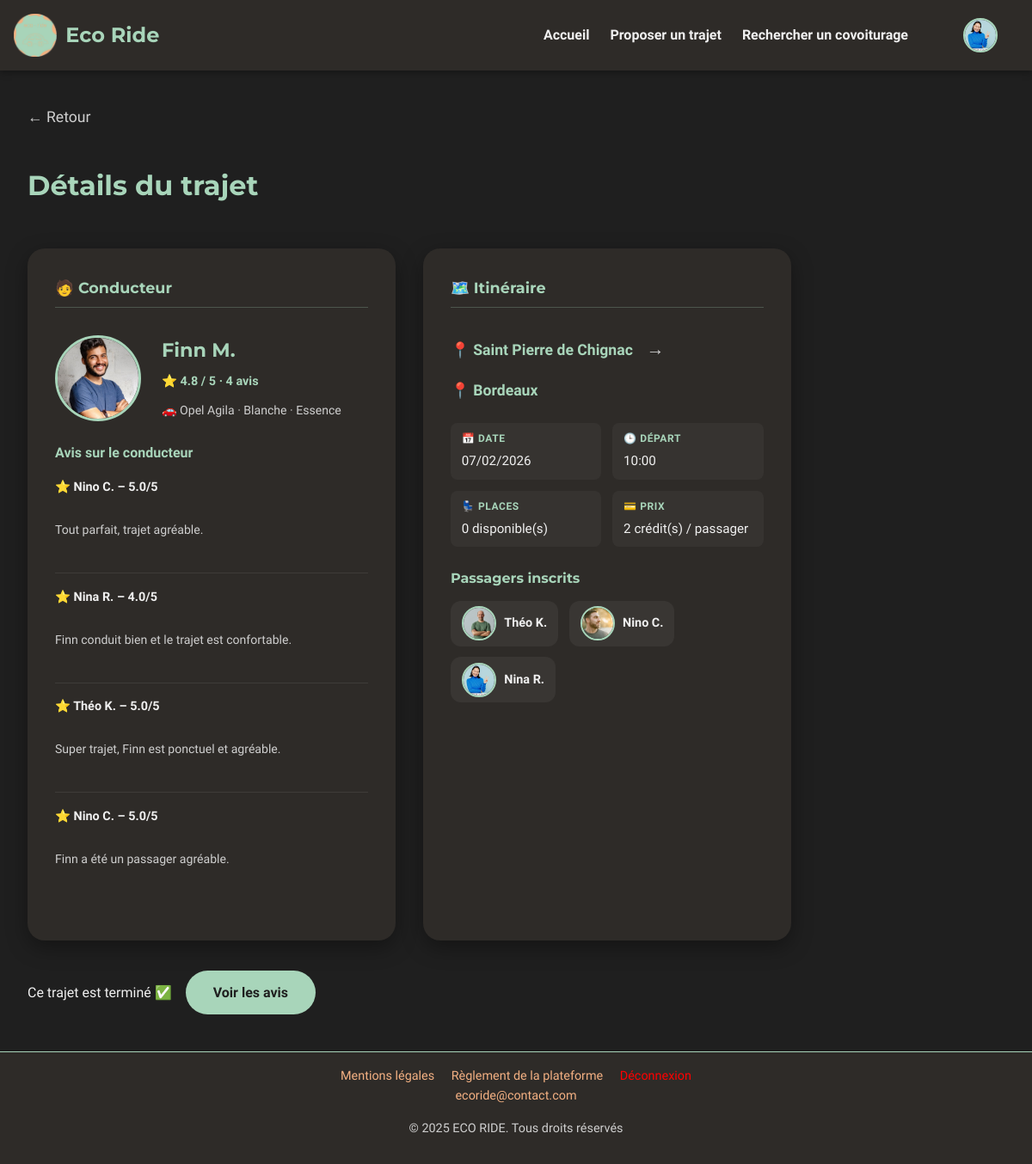
The page /PROJET/UTILISATEUR/USR-details-trajet.php?id=3 (signed in) on the database its author committed.
### tables this page shows
CREATE TABLE `trajets` (
  `id` int(11) NOT NULL,
  `id_conducteur` int(11) NOT NULL,
  `depart` varchar(255) NOT NULL,
  `arrivee` varchar(255) NOT NULL,
  `etapes` text DEFAULT NULL,
  `commentaire` text DEFAULT NULL,
  `date_depart` date NOT NULL,
  `heure_depart` time NOT NULL,
  `heure_arrivee` time DEFAULT NULL,
  `vehicule_id` int(11) DEFAULT NULL,
  `places_disponibles` int(11) DEFAULT 1,
  `prix` int(11) NOT NULL DEFAULT 2,
  `statut` enum('publie','complet','annule','termine','en_cours') DEFAULT 'publie'
);

CREATE TABLE `utilisateurs` (
  `id` int(11) NOT NULL,
  `nom` varchar(100) NOT NULL,
  `prenom` varchar(100) NOT NULL,
  `email` varchar(150) DEFAULT NULL,
  `mot_de_passe` varchar(255) NOT NULL,
  `role` enum('passager','conducteur','passager-conducteur') NOT NULL,
  `date_naissance` date DEFAULT NULL,
  `bio` text DEFAULT NULL,
  `credits` int(11) DEFAULT 0,
  `date_inscription` datetime DEFAULT current_timestamp(),
  `photo` varchar(255) DEFAULT 'default.jpg',
  `driver_completed` tinyint(1) DEFAULT 0,
  `profile_completed` tinyint(1) DEFAULT 0,
  `suspendu` tinyint(1) NOT NULL DEFAULT 0
);

CREATE TABLE `vehicules` (
  `vehicule_id` int(11) NOT NULL,
  `id_utilisateur` int(11) NOT NULL,
  `plaque` varchar(20) NOT NULL,
  `date_premiere_immat` date DEFAULT NULL,
  `marque` varchar(50) DEFAULT NULL,
  `modele` varchar(50) DEFAULT NULL,
  `couleur` varchar(50) DEFAULT NULL,
  `carburant` varchar(50) DEFAULT NULL,
  `places` int(11) DEFAULT 4,
  `animaux_acceptes` enum('oui','non') DEFAULT 'non',
  `fumeur` enum('oui','non') DEFAULT 'non',
  `musique` varchar(50) DEFAULT NULL
);

CREATE TABLE `avis` (
  `id` int(11) NOT NULL,
  `id_trajet` int(11) NOT NULL,
  `id_auteur` int(11) NOT NULL,
  `id_destinataire` int(11) NOT NULL,
  `note` decimal(2,1) DEFAULT NULL,
  `commentaire` text DEFAULT NULL,
  `date_creation` datetime DEFAULT current_timestamp(),
  `statut` enum('en_attente','valide','refuse') NOT NULL DEFAULT 'en_attente'
);

### PROJET/PHP/details_trajet.php (called while the page is built, shortened)
<?php
include('connexion.php');
$id_trajet = (int) $_GET['id'];
$stmt = $bdd->prepare("
    SELECT
        t.*,
        u.id AS id_conducteur,
        u.nom AS nom_conducteur,
        u.prenom AS prenom_conducteur,
        u.photo AS photo_conducteur,
        v.marque,
        v.modele,
        v.couleur,
        v.carburant
    FROM trajets t
    JOIN utilisateurs u ON t.id_conducteur = u.id
    LEFT JOIN vehicules v ON t.vehicule_id = v.vehicule_id
    WHERE t.id = :id
");
$stmt->execute([':id' => $id_trajet]);
$trajet = $stmt->fetch(PDO::FETCH_ASSOC);
$stmt = $bdd->prepare("
    SELECT
        u.id,
        u.prenom,
        u.nom,
        u.photo
    FROM trajets_passagers tp
    JOIN utilisateurs u ON tp.id_passager = u.id
    WHERE tp.id_trajet = :id
    AND tp.statut IN ('reserve', 'termine', 'valide', 'litige', 'avis_laisse')
");
$stmt->execute([':id' => $id_trajet]);
$passagers = $stmt->fetchAll(PDO::FETCH_ASSOC);
$stmt = $bdd->prepare("
    SELECT
        a.note,
        a.commentaire,
        u.prenom,
        u.nom
    FROM avis a
    JOIN utilisateurs u ON a.id_auteur = u.id
    WHERE a.id_destinataire = :id_conducteur
    AND a.statut = 'valide'
    ORDER BY a.date_creation DESC
");
$stmt->execute([
    ':id_conducteur' => $trajet['id_conducteur']
]);
$avis = $stmt->fetchAll(PDO::FETCH_ASSOC);
$nb_avis = count($avis);
if ($nb_avis > 0) {
    $total = array_sum(array_column($avis, 'note'));
    $note_moyenne = round($total / $nb_avis, 1);
}

### PROJET/UTILISATEUR/USR-details-trajet.php (the view, shortened to what this page needs)
<?php
require_once __DIR__ . '/../PHP/details_trajet.php';
$date_fmt          = date('d/m/Y', strtotime($trajet['date_depart']));
$heure_depart_fmt  = substr($trajet['heure_depart'], 0, 5);
$trajetDateTime = new DateTime($trajet['date_depart'] . ' ' . $trajet['heure_depart']);
$now            = new DateTime();
$isPast         = $trajetDateTime < $now || $trajet['statut'] === 'termine';
?>
<!DOCTYPE html>
<html lang="fr">
<head>
    <link rel="stylesheet" href="../CSS/style_global.css">
    <link rel="stylesheet" href="../CSS/CSS UTILISATEUR/USR-details-trajets.css">
</head>
<body>
<?php include('../COMPONENTS/COMP-header.php'); ?>
<main>
    <a href="USR-recherche_trajet.php" class="back-arrow">← Retour</a>
    <h1 class="page-title">Détails du trajet</h1>
    <div class="cards-wrapper">
        <section class="card driver-card">
            <h3 class="card-title">🧑 Conducteur</h3>
            <div class="driver-main">
                <img src="../../IMAGES/profiles/<?= htmlspecialchars($trajet['photo_conducteur'] ?? 'default.jpg') ?>"
                     alt="Photo du conducteur" class="driver-photo-lg">
                <div class="driver-infos">
                    <h2><?= htmlspecialchars($trajet['prenom_conducteur'] . ' ' . $trajet['nom_conducteur']) ?></h2>
                    <p class="driver-rating">
                        <?php if ($nb_avis > 0): ?>
                            ⭐ <?= $note_moyenne ?> / 5 · <?= $nb_avis ?> avis
                        <?php else: ?>
                            Aucun avis pour le moment
                        <?php endif; ?>
                    </p>
                    <p class="driver-car">
                        🚗 <?= htmlspecialchars($trajet['marque'] . ' ' . $trajet['modele']) ?> ·
                        <?= htmlspecialchars($trajet['couleur']) ?> ·
                        <?= htmlspecialchars($trajet['carburant']) ?>
                    </p>
                </div>
            </div>
            <div id="driver-reviews" class="driver-reviews">
                <h4>Avis sur le conducteur</h4>
                <?php if (empty($avis)): ?>
                    <p class="empty">Aucun avis pour le moment.</p>
                <?php else: ?>
                    <?php foreach ($avis as $a): ?>
                        <div class="review">
                            <p class="review-author">⭐ <?= htmlspecialchars($a['prenom'] . ' ' . $a['nom']) ?> – <?= $a['note'] ?>/5</p>
                            <p class="review-text"><?= htmlspecialchars($a['commentaire']) ?></p>
                        </div>
                    <?php endforeach; ?>
                <?php endif; ?>
            </div>
        </section>
        <section class="card trajet-card">
            <h3 class="card-title">🗺️ Itinéraire</h3>
            <div class="trajet-path">
                <div class="ville">
                    <a href="https://www.google.com/maps/search/<?= urlencode($trajet['depart']) ?>" target="_blank">
                        📍 <?= htmlspecialchars($trajet['depart']) ?>
                    </a>
                </div>
                <span class="arrow">→</span>
                <div class="ville">
                    <a href="https://www.google.com/maps/search/<?= urlencode($trajet['arrivee']) ?>" target="_blank">
                        📍 <?= htmlspecialchars($trajet['arrivee']) ?>
                    </a>
                </div>
            </div>
            <div class="trajet-details">
                <div class="detail-item">
                    <span class="detail-label">📅 Date</span>
                    <span class="detail-value"><?= $date_fmt ?></span>
                </div>
                <div class="detail-item">
                    <span class="detail-label">🕒 Départ</span>
                    <span class="detail-value"><?= $heure_depart_fmt ?></span>
                </div>
                <div class="detail-item">
                    <span class="detail-label">💺 Places</span>
                    <span class="detail-value"><?= htmlspecialchars($trajet['places_disponibles']) ?> disponible(s)</span>
                </div>
                <div class="detail-item">
                    <span class="detail-label">💳 Prix</span>
                    <span class="detail-value"><?= (int)$trajet['prix'] ?> crédit(s) / passager</span>
                </div>
            </div>
            <div class="passengers-section">
                <h4>Passagers inscrits</h4>
                <?php if (empty($passagers)): ?>
                    <p>Aucun passager inscrit pour le moment.</p>
                <?php else: ?>
                    <div class="passengers-list">
                        <?php foreach ($passagers as $p): ?>
                            <a href="USR-profil.php?id=<?= (int)$p['id'] ?>" class="passenger-card">
                                <img src="../../IMAGES/profiles/<?= htmlspecialchars($p['photo'] ?? 'default.jpg') ?>" alt="<?= htmlspecialchars($p['prenom']) ?>" class="passenger-photo">
                                <p class="passenger-name"><?= htmlspecialchars($p['prenom'] . ' ' . $p['nom']) ?></p>
                            </a>
                        <?php endforeach; ?>
                    </div>
                <?php endif; ?>
            </div>
        </section>
    </div>
    <div class="cta-container">
        <?php if ($isPast): ?>
            <p>Ce trajet est terminé ✅</p>
            <?php if (!empty($avis)): ?>
                <a href="#driver-reviews" class="cta-reserver">Voir les avis</a>
            <?php endif; ?>
        <?php endif; ?>
    </div>
</main>
<?php include('../COMPONENTS/COMP-footer.php'); ?>
</body>
</html>

### PROJET/COMPONENTS/COMP-header.php (shortened to what this page needs)
<?php
$isLoggedIn = isset($_SESSION['user_id']);
$photo = $_SESSION['photo'] ?? 'default.jpg';
if ($isLoggedIn) {
    $profilLink = '../UTILISATEUR/USR-infos-perso.php';
} else {
    $profilLink = '../UTILISATEUR/USR-connexion-inscription.php?redirect=../UTILISATEUR/USR-infos-perso.php';
}
?>
<header>
    <div class="header-employe">
        <div class="header-bottom">
            <div class="logo">
                <a href="../UTILISATEUR/USR-index.php" class="logo-link">
                    <img src="../../IMAGES/logo.png" alt="Logo Eco Ride">
                    <span class="logo-text">Eco Ride</span>
                </a>
            </div>
            <div class="user-profile">
                <nav class="nav-container">
                    <a class="nav-links" href="../UTILISATEUR/USR-index.php">Accueil</a>
                    <a class="nav-links" href="../UTILISATEUR/USR-proposer-trajet.php">Proposer un trajet</a>
                    <a class="nav-links" href="../UTILISATEUR/USR-recherche_trajet.php">Rechercher un covoiturage</a>
                </nav>
                <div class="profil-container">
                    <div class="user-info">
                        <a href="<?= $profilLink ?>">
                            <img src="../../IMAGES/profiles/<?= htmlspecialchars($photo) ?>"
                                 alt="Photo de profil"
                                 class="photo-profil"
                                 id="profil-click">
                        </a>
                    </div>
                </div>
            </div>
        </div>
    </div>
</header>

### PROJET/COMPONENTS/COMP-footer.php (shortened to what this page needs)
<footer>
    <div class="footer-container">
        <a href="#">Mentions légales</a>
        <a href="#">Règlement de la plateforme</a>
            <?php
        if (isset($_SESSION['user_id'])) {
            echo '<a href="../UTILISATEUR/USR-deconnexion.php"
                    onclick="return confirm(\'Voulez-vous vraiment vous déconnecter ?\');"
                    style="color:red;">Déconnexion</a>';
        }
        ?>
    </div>
    <div class="footer-copyright">
<a href="mailto:ecoride@contact.com">ecoride@contact.com</a>        <p>&copy; 2025 ECO RIDE. Tous droits réservés</p>
    </div>
</footer>

### PROJET/CSS/style_global.css (style rules this page uses)
:root { --vert-doux: #a8d5ba; --orange-doux: #f4b183; --beige-fonce: #2e2b28; --gris-doux: #e0e0e0; --texte: #f0f0f0; --fond: #1f1f1f; --shadow: rgba(0, 0, 0, 0.3); }
main { display: flex; gap: 2rem; padding: 2rem 0.5rem; align-items: flex-start; }
* { box-sizing: border-box; }
html { scroll-behavior: smooth; }
body { font-family: 'Century Gothic', 'Montserrat', 'Quicksand', sans-serif; font-weight: 400; line-height: 1.6; background-color: var(--fond); color: var(--texte); margin: 0; padding: 80px 1.5rem 0 1.5rem; }
img { max-width: 100%; height: auto; display: block; }
.nav-container { display: flex; align-items: center; gap: 1.5rem; }
h1, h2, h3 { font-family: 'Montserrat', 'Century Gothic', sans-serif; color: var(--vert-doux); margin-top: 0; font-weight: 700; }
h1 { font-size: 2.5rem; margin-bottom: 0.75rem; }
h2 { font-size: 2rem; margin-bottom: 0.5rem; }
a { color: var(--orange-doux); text-decoration: none; transition: color 0.3s ease; }
.nav-links { color: var(--texte); text-decoration: none; }
section { max-width: 1100px; margin: 0 auto; padding: 2rem 1.5rem; }
section h2 { font-size: 2rem; margin-bottom: 1rem; color: var(--vert-doux); }
section p { font-family: 'Quicksand', sans-serif; font-size: 1rem; line-height: 1.8; margin-bottom: 1.5rem; }
footer { background-color: var(--beige-fonce); color: var(--gris-doux); text-align: center; padding: 1rem 2rem; font-size: 0.9rem; border-top: 1px solid var(--vert-doux); }
footer a { color: var(--orange-doux); text-decoration: none; margin: 0 0.5rem; }
a, button { transition: all 0.3s ease; }
.logo { max-height: 50px; overflow: hidden; display: flex; align-items: center; }
.logo-link { display: flex; align-items: center; text-decoration: none; color: var(--vert-doux); max-height: 50px; overflow: hidden; }
.logo-link img { height: auto; max-height: 50px; width: auto; max-width: 100px; object-fit: contain; margin-right: 10px; }
.logo-text { font-size: 1.5rem; font-weight: 700; font-family: 'Montserrat', 'Century Gothic', sans-serif; color: var(--vert-doux); }
.header-bottom { display: flex; justify-content: space-between; align-items: center; width: 100%; padding-right: 1.5rem; }
.photo-profil { height: 40px; width: 40px; border-radius: 50%; cursor: pointer; object-fit: cover; border: 2px solid var(--vert-doux); }
.profil-container { position: relative; margin-left: 1rem; }
.header-employe { background-color: var(--beige-fonce); display: flex; flex-direction: column; justify-content: space-between; padding: 1rem; box-shadow: 0 2px 8px var(--shadow); position: sticky; top: 0; z-index: 100; gap: 1rem; font-family: 'Montserrat', sans-serif; }
.header-employe .user-info { display: flex; flex-direction: column; gap: 0.2rem; margin-left: 2rem; font-size: 0.95rem; }
.user-profile { display: flex; align-items: center; gap: 1rem; color: var(--vert-doux); font-weight: 600; font-family: 'Quicksand', sans-serif; }

### rows shown on the page
trajets: id_conducteur.photo (picture), id_conducteur.nom "Finn M.", vehicule.modele "Opel Agila", vehicule.couleur "Blanche", vehicule.carburant "Essence", depart "Saint Pierre de Chignac", arrivee "Bordeaux", date_depart "07/02/2026", heure_depart "10:00", places_disponibles "0", prix "2"
avis: id_auteur.nom "Nino C.", note "5.0", commentaire "Tout parfait, trajet agréable."
avis: id_auteur.nom "Nina R.", note "4.0", commentaire "Finn conduit bien et le trajet est confortable."
avis: id_auteur.nom "Théo K.", note "5.0", commentaire "Super trajet, Finn est ponctuel et agréable."
avis: id_auteur.nom "Nino C.", note "5.0", commentaire "Finn a été un passager agréable."
utilisateurs: photo (picture), prenom+nom "Théo K."
utilisateurs: photo (picture), prenom+nom "Nino C."
utilisateurs: photo (picture), prenom+nom "Nina R."

### other values the page prints
$note_moyenne "4.8"
$nb_avis "4"
